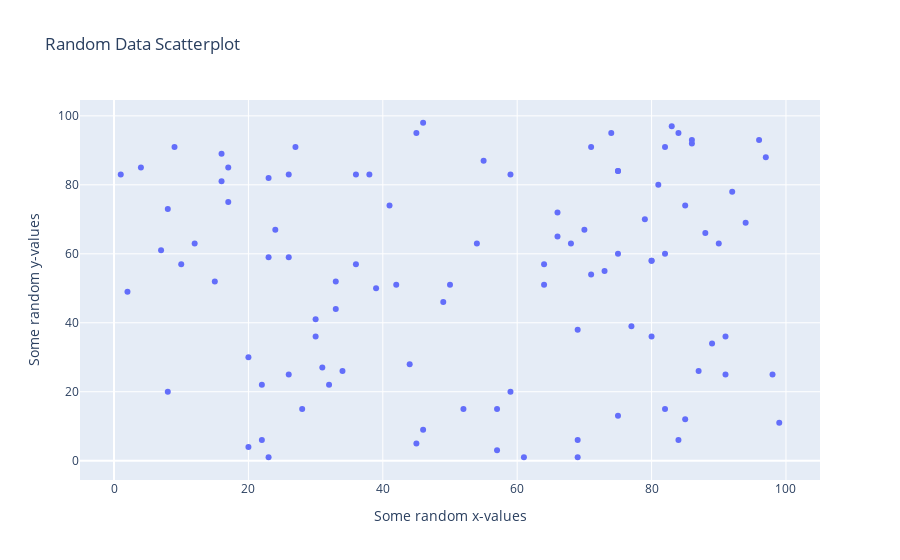

Notebook code for this chart:
### Code cell
# 100 random integers from <1,100>
random_x = np.random.randint(1,101,100)
random_y = np.random.randint(1,101,100)

# create the data
data = [go.Scatter(
    x = random_x,
    y = random_y,
    mode = 'markers',
)]

# create the layout 
layout = go.Layout(
    title = 'Random Data Scatterplot', # Graph title
    xaxis = dict(title = 'Some random x-values'), # x-axis label
    yaxis = dict(title = 'Some random y-values'), # y-axis label
    hovermode ='closest' # handles multiple points landing on the same vertical
)

# create the figure
fig = go.Figure(data=data, layout=layout)
fig.show()

### Figure 1 — Plotly figure (JSON) as saved in the notebook; plotly's stock layout.template omitted (floating-point values rounded to 4 significant figures)
{"data": [{"mode": "markers", "type": "scatter", "x": [71, 57, 99, 82, 98, 66, 39, 91, 52, 33, 38, 31, 73, 28, 75, 24, 75, 45, 36, 84, 22, 82, 17, 46, 17, 70, 91, 15, 69, 75, 82, 49, 30, 36, 61, 85, 55, 32, 9, 79, 86, 12, 87, 88, 44, 80, 34, 7, 83, 89, 16, 42, 75, 8, 16, 81, 77, 80, 68, 23, 20, 85, 41, 64, 80, 86, 92, 54, 1, 45, 59, 74, 59, 22, 50, 8, 46, 84, 2, 94, 20, 33, 57, 26, 4, 26, 97, 69, 96, 66, 69, 23, 30, 64, 23, 27, 71, 26, 90, 10], "y": [91, 15, 11, 60, 25, 72, 50, 36, 15, 44, 83, 27, 55, 15, 13, 67, 60, 5, 57, 6, 6, 15, 75, 98, 85, 67, 25, 52, 1, 84, 91, 46, 41, 83, 1, 74, 87, 22, 91, 70, 92, 63, 26, 66, 28, 58, 26, 61, 97, 34, 89, 51, 84, 73, 81, 80, 39, 36, 63, 82, 4, 12, 74, 51, 58, 93, 78, 63, 83, 95, 83, 95, 20, 22, 51, 20, 9, 95, 49, 69, 30, 52, 3, 59, 85, 25, 88, 6, 93, 65, 38, 1, 36, 57, 59, 91, 54, 83, 63, 57]}], "layout": {"hovermode": "closest", "title": {"text": "Random Data Scatterplot"}, "xaxis": {"title": {"text": "Some random x-values"}}, "yaxis": {"title": {"text": "Some random y-values"}}}}
